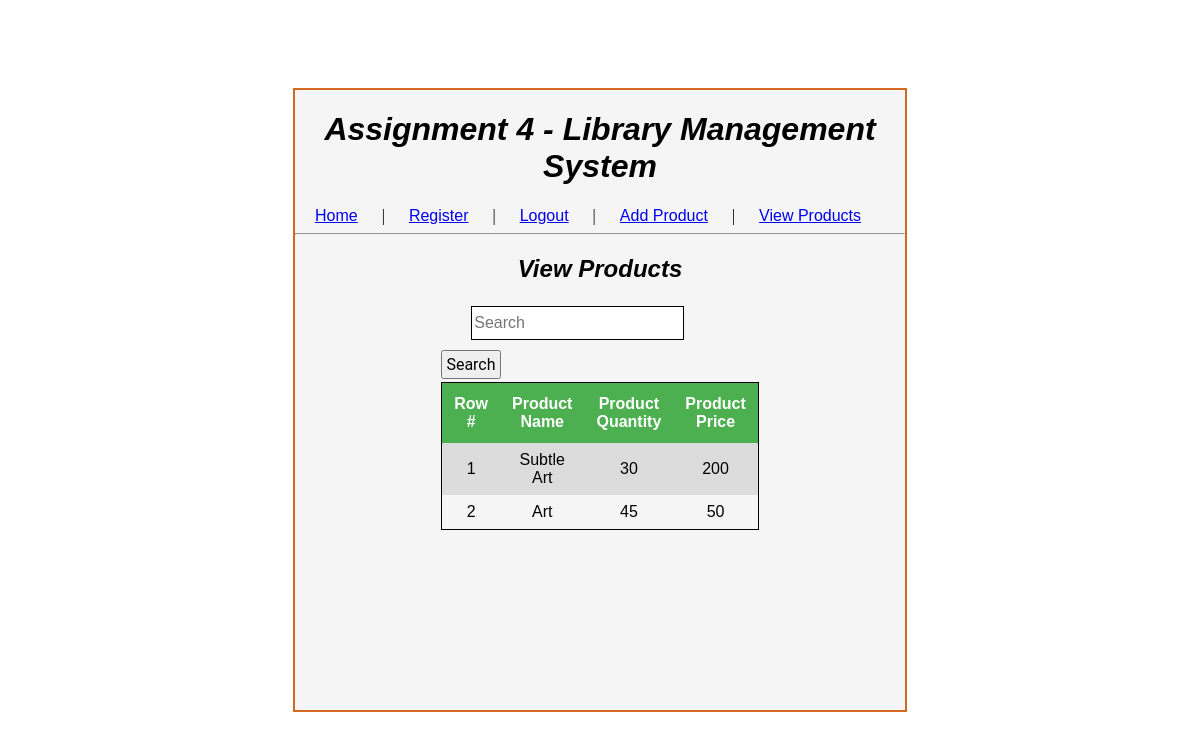
/view-products.php?txtSearch=Art (signed in), run on the app's committed database.
### tables this page shows
CREATE TABLE `tblBooks` (
  `bookID` int(3) NOT NULL,
  `bookName` varchar(100) NOT NULL,
  `bookQuantity` int(11) NOT NULL,
  `bookPrice` double NOT NULL
);

### view-products.php (the view, shortened to what this page needs)
<!DOCTYPE html>
<html>
    <head>
        <link rel="stylesheet" href="_css/style.css">
        <link rel="stylesheet" href="_css/style_view.css">
    </head>
    <body>
        <div id="wrapper">
            <h1>Assignment 4 - Library Management System </h1>
            <a href="index.php">Home</a> |
            <a href="register.php">Register</a> |
            <a href="logout.php">Logout</a> |
            <a href="add-product.php">Add Product</a> |
            <a href="view-products.php">View Products</a>
            <hr>
            <h2>View Products</h2>
            <table id="search">
                <tr>
                    <td>
                        <form action="" method="get">
                            <div>
                                <input type="text" name="txtSearch" placeholder="Search" value="">
                                <input type="submit" value="Search" name="btnSearch">
                            </div>
                            <?php
                            require_once 'config.php';
                            $search = $_REQUEST['txtSearch'];
                            $query = "SELECT * FROM tblBooks WHERE bookName LIKE '%$search%'";
                            $result = mysqli_query($conn, $query);
                            if (mysqli_num_rows($result) > 0) {
                                echo "<table id='books'>";
                                echo "<tr><th>Row #</th>";
                                echo "<th>Product Name</th>";
                                echo "<th>Product Quantity</th>";
                                echo "<th>Product Price</th></tr>";
                                $i = 1;
                                while ($row = mysqli_fetch_assoc($result)) {
                                    echo "<tr><td>$i</td>";
                                    echo "<td>" . $row['bookName'] . "</td>";
                                    echo "<td>" . $row['bookQuantity'] . "</td>";
                                    echo "<td>" . $row['bookPrice'] . "</td></tr>";
                                    $i++;
                                }
                                echo "</table>";
                            }
                            ?>
                        </form>
                    </td>
                </tr>
                <tr><td>&nbsp;</td></tr>
            </table>
        </div>
    </body>
</html>

### _css/style.css (style rules this page uses)
body { height:714px; }
#wrapper { background-color: whitesmoke; position: absolute; margin-bottom: 100px; border: 2px solid chocolate; top: 50%; left: 50%; transform: translate(-50%, -50%); width:610px; height: 620px; display: block; }
h1,h2 { text-align: center; font-family: helvetica; font-style: italic; }
a { margin-left: 20px; margin-right: 20px; font-size: 1em; font-weight: 200; text-align: center; font-family: helvetica; }

### _css/style_view.css (style rules this page uses)
#search { margin: 0 auto; width:40%; }
input[type="text"] { margin-left: 30px; margin-right: 10px; margin-bottom: 10px; height: 30px; border: 1px solid black; font-size: 1rem; }
input[type="submit"] { display:inline-block; padding:0.2em; margin:0 0.2em 0.2em 0; box-sizing: border-box; text-decoration:none; font-family:'Roboto',sans-serif; font-size: 1em; }
#books { margin: 0 auto; font-family: "Trebuchet MS", Arial, Helvetica, sans-serif; border-collapse: collapse; border: 1px solid black; }
#books td, #books th { padding: 8px; text-align: center; font-family: helvetica; font-size: 1em; }
#books tr:nth-child(even) { background-color: gainsboro; }
#books th { padding: 12px; background-color: #4CAF50; color: white; }

### data on the page
tblbooks: bookName "Subtle Art", bookQuantity "30", bookPrice "200"
tblbooks: bookName "Art", bookQuantity "45", bookPrice "50"
